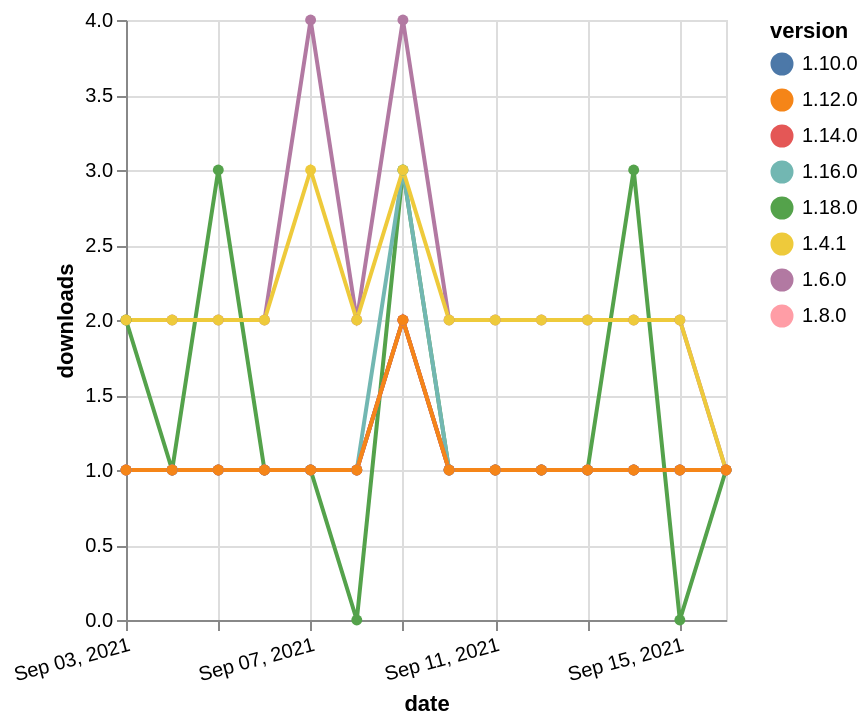

Write the Vega-Lite specification saved for this chart.
### Vega-Lite specification from a JSON file in a GitHub repository (floating-point values rounded to 4 significant figures)
{"$schema": "https://vega.github.io/schema/vega-lite/v5.json", "description": "A simple bar chart with embedded data.", "data": {"values": [{"date": "2021-09-03", "total": 2524, "delta": 2, "version": "1.6.0"}, {"date": "2021-09-04", "total": 2526, "delta": 2, "version": "1.6.0"}, {"date": "2021-09-05", "total": 2528, "delta": 2, "version": "1.6.0"}, {"date": "2021-09-06", "total": 2530, "delta": 2, "version": "1.6.0"}, {"date": "2021-09-07", "total": 2534, "delta": 4, "version": "1.6.0"}, {"date": "2021-09-08", "total": 2536, "delta": 2, "version": "1.6.0"}, {"date": "2021-09-09", "total": 2540, "delta": 4, "version": "1.6.0"}, {"date": "2021-09-10", "total": 2542, "delta": 2, "version": "1.6.0"}, {"date": "2021-09-11", "total": 2544, "delta": 2, "version": "1.6.0"}, {"date": "2021-09-12", "total": 2546, "delta": 2, "version": "1.6.0"}, {"date": "2021-09-13", "total": 2548, "delta": 2, "version": "1.6.0"}, {"date": "2021-09-14", "total": 2550, "delta": 2, "version": "1.6.0"}, {"date": "2021-09-15", "total": 2552, "delta": 2, "version": "1.6.0"}, {"date": "2021-09-16", "total": 2553, "delta": 1, "version": "1.6.0"}, {"date": "2021-09-03", "total": 125, "delta": 2, "version": "1.18.0"}, {"date": "2021-09-04", "total": 126, "delta": 1, "version": "1.18.0"}, {"date": "2021-09-05", "total": 129, "delta": 3, "version": "1.18.0"}, {"date": "2021-09-06", "total": 130, "delta": 1, "version": "1.18.0"}, {"date": "2021-09-07", "total": 131, "delta": 1, "version": "1.18.0"}, {"date": "2021-09-08", "total": 131, "delta": 0, "version": "1.18.0"}, {"date": "2021-09-09", "total": 134, "delta": 3, "version": "1.18.0"}, {"date": "2021-09-10", "total": 135, "delta": 1, "version": "1.18.0"}, {"date": "2021-09-11", "total": 136, "delta": 1, "version": "1.18.0"}, {"date": "2021-09-12", "total": 137, "delta": 1, "version": "1.18.0"}, {"date": "2021-09-13", "total": 138, "delta": 1, "version": "1.18.0"}, {"date": "2021-09-14", "total": 141, "delta": 3, "version": "1.18.0"}, {"date": "2021-09-15", "total": 141, "delta": 0, "version": "1.18.0"}, {"date": "2021-09-16", "total": 142, "delta": 1, "version": "1.18.0"}, {"date": "2021-09-03", "total": 242, "delta": 1, "version": "1.8.0"}, {"date": "2021-09-04", "total": 243, "delta": 1, "version": "1.8.0"}, {"date": "2021-09-05", "total": 244, "delta": 1, "version": "1.8.0"}, {"date": "2021-09-06", "total": 245, "delta": 1, "version": "1.8.0"}, {"date": "2021-09-07", "total": 246, "delta": 1, "version": "1.8.0"}, {"date": "2021-09-08", "total": 247, "delta": 1, "version": "1.8.0"}, {"date": "2021-09-09", "total": 249, "delta": 2, "version": "1.8.0"}, {"date": "2021-09-10", "total": 250, "delta": 1, "version": "1.8.0"}, {"date": "2021-09-11", "total": 251, "delta": 1, "version": "1.8.0"}, {"date": "2021-09-12", "total": 252, "delta": 1, "version": "1.8.0"}, {"date": "2021-09-13", "total": 253, "delta": 1, "version": "1.8.0"}, {"date": "2021-09-14", "total": 254, "delta": 1, "version": "1.8.0"}, {"date": "2021-09-15", "total": 255, "delta": 1, "version": "1.8.0"}, {"date": "2021-09-16", "total": 256, "delta": 1, "version": "1.8.0"}, {"date": "2021-09-03", "total": 193, "delta": 1, "version": "1.10.0"}, {"date": "2021-09-04", "total": 194, "delta": 1, "version": "1.10.0"}, {"date": "2021-09-05", "total": 195, "delta": 1, "version": "1.10.0"}, {"date": "2021-09-06", "total": 196, "delta": 1, "version": "1.10.0"}, {"date": "2021-09-07", "total": 197, "delta": 1, "version": "1.10.0"}, {"date": "2021-09-08", "total": 198, "delta": 1, "version": "1.10.0"}, {"date": "2021-09-09", "total": 200, "delta": 2, "version": "1.10.0"}, {"date": "2021-09-10", "total": 201, "delta": 1, "version": "1.10.0"}, {"date": "2021-09-11", "total": 202, "delta": 1, "version": "1.10.0"}, {"date": "2021-09-12", "total": 203, "delta": 1, "version": "1.10.0"}, {"date": "2021-09-13", "total": 204, "delta": 1, "version": "1.10.0"}, {"date": "2021-09-14", "total": 205, "delta": 1, "version": "1.10.0"}, {"date": "2021-09-15", "total": 206, "delta": 1, "version": "1.10.0"}, {"date": "2021-09-16", "total": 207, "delta": 1, "version": "1.10.0"}, {"date": "2021-09-03", "total": 211, "delta": 1, "version": "1.16.0"}, {"date": "2021-09-04", "total": 212, "delta": 1, "version": "1.16.0"}, {"date": "2021-09-05", "total": 213, "delta": 1, "version": "1.16.0"}, {"date": "2021-09-06", "total": 214, "delta": 1, "version": "1.16.0"}, {"date": "2021-09-07", "total": 215, "delta": 1, "version": "1.16.0"}, {"date": "2021-09-08", "total": 216, "delta": 1, "version": "1.16.0"}, {"date": "2021-09-09", "total": 219, "delta": 3, "version": "1.16.0"}, {"date": "2021-09-10", "total": 220, "delta": 1, "version": "1.16.0"}, {"date": "2021-09-11", "total": 221, "delta": 1, "version": "1.16.0"}, {"date": "2021-09-12", "total": 222, "delta": 1, "version": "1.16.0"}, {"date": "2021-09-13", "total": 223, "delta": 1, "version": "1.16.0"}, {"date": "2021-09-14", "total": 224, "delta": 1, "version": "1.16.0"}, {"date": "2021-09-15", "total": 225, "delta": 1, "version": "1.16.0"}, {"date": "2021-09-16", "total": 226, "delta": 1, "version": "1.16.0"}, {"date": "2021-09-03", "total": 2349, "delta": 2, "version": "1.4.1"}, {"date": "2021-09-04", "total": 2351, "delta": 2, "version": "1.4.1"}, {"date": "2021-09-05", "total": 2353, "delta": 2, "version": "1.4.1"}, {"date": "2021-09-06", "total": 2355, "delta": 2, "version": "1.4.1"}, {"date": "2021-09-07", "total": 2358, "delta": 3, "version": "1.4.1"}, {"date": "2021-09-08", "total": 2360, "delta": 2, "version": "1.4.1"}, {"date": "2021-09-09", "total": 2363, "delta": 3, "version": "1.4.1"}, {"date": "2021-09-10", "total": 2365, "delta": 2, "version": "1.4.1"}, {"date": "2021-09-11", "total": 2367, "delta": 2, "version": "1.4.1"}, {"date": "2021-09-12", "total": 2369, "delta": 2, "version": "1.4.1"}, {"date": "2021-09-13", "total": 2371, "delta": 2, "version": "1.4.1"}, {"date": "2021-09-14", "total": 2373, "delta": 2, "version": "1.4.1"}, {"date": "2021-09-15", "total": 2375, "delta": 2, "version": "1.4.1"}, {"date": "2021-09-16", "total": 2376, "delta": 1, "version": "1.4.1"}, {"date": "2021-09-03", "total": 161, "delta": 1, "version": "1.14.0"}, {"date": "2021-09-04", "total": 162, "delta": 1, "version": "1.14.0"}, {"date": "2021-09-05", "total": 163, "delta": 1, "version": "1.14.0"}, {"date": "2021-09-06", "total": 164, "delta": 1, "version": "1.14.0"}, {"date": "2021-09-07", "total": 165, "delta": 1, "version": "1.14.0"}, {"date": "2021-09-08", "total": 166, "delta": 1, "version": "1.14.0"}, {"date": "2021-09-09", "total": 168, "delta": 2, "version": "1.14.0"}, {"date": "2021-09-10", "total": 169, "delta": 1, "version": "1.14.0"}, {"date": "2021-09-11", "total": 170, "delta": 1, "version": "1.14.0"}, {"date": "2021-09-12", "total": 171, "delta": 1, "version": "1.14.0"}, {"date": "2021-09-13", "total": 172, "delta": 1, "version": "1.14.0"}, {"date": "2021-09-14", "total": 173, "delta": 1, "version": "1.14.0"}, {"date": "2021-09-15", "total": 174, "delta": 1, "version": "1.14.0"}, {"date": "2021-09-16", "total": 175, "delta": 1, "version": "1.14.0"}, {"date": "2021-09-03", "total": 191, "delta": 1, "version": "1.12.0"}, {"date": "2021-09-04", "total": 192, "delta": 1, "version": "1.12.0"}, {"date": "2021-09-05", "total": 193, "delta": 1, "version": "1.12.0"}, {"date": "2021-09-06", "total": 194, "delta": 1, "version": "1.12.0"}, {"date": "2021-09-07", "total": 195, "delta": 1, "version": "1.12.0"}, {"date": "2021-09-08", "total": 196, "delta": 1, "version": "1.12.0"}, {"date": "2021-09-09", "total": 198, "delta": 2, "version": "1.12.0"}, {"date": "2021-09-10", "total": 199, "delta": 1, "version": "1.12.0"}, {"date": "2021-09-11", "total": 200, "delta": 1, "version": "1.12.0"}, {"date": "2021-09-12", "total": 201, "delta": 1, "version": "1.12.0"}, {"date": "2021-09-13", "total": 202, "delta": 1, "version": "1.12.0"}, {"date": "2021-09-14", "total": 203, "delta": 1, "version": "1.12.0"}, {"date": "2021-09-15", "total": 204, "delta": 1, "version": "1.12.0"}, {"date": "2021-09-16", "total": 205, "delta": 1, "version": "1.12.0"}]}, "width": "container", "mark": {"type": "line", "point": {"filled": true}}, "encoding": {"x": {"field": "date", "type": "temporal", "timeUnit": "yearmonthdate", "title": "date", "axis": {"labelAngle": -15}}, "y": {"field": "delta", "type": "quantitative", "title": "downloads"}, "color": {"field": "version", "type": "nominal"}, "tooltip": {"field": "delta"}}}
